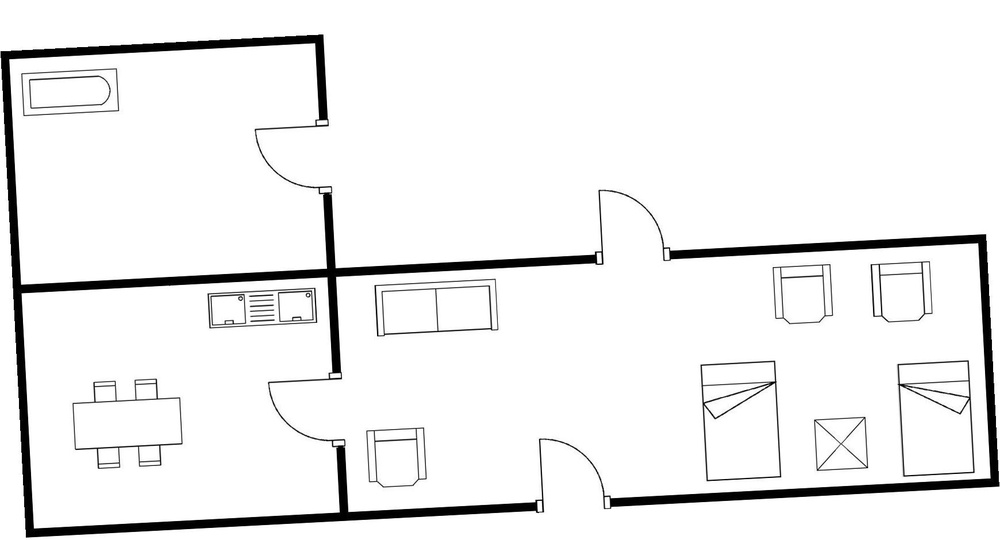
%> input picture Images/images/Cat1_1_3.jpg, 1000 x 540 px, shrunk from 1740 x 940 before the run
$ octave --eval "closing_doors('Images/images/Cat1_1_3.jpg');"   (GNU Octave 9; MATLAB toolbox functions it lacks are replaced by stand-ins)
%> lines starting %> are read from the running program, lines starting %| are printed output that depends on the picture; in (x1, y1, x2, y2) boxes, pixels count from 0 and x2, y2 are one past the last pixel; in counts of white or black regions, pixels touching at a corner belong together; the program's own positions count from 1

function closing_doors(pys)
%> called with pys = 'Images/images/Cat1_1_3.jpg'
%I0 = imread('C:\Users\User\Desktop\wallimage_withnodoor.jpg');
I0=imread(pys)
%> I0 is the input picture: size 540x1000 uint8; min 0, max 255, mean 239.3
I=im2bw(I0)
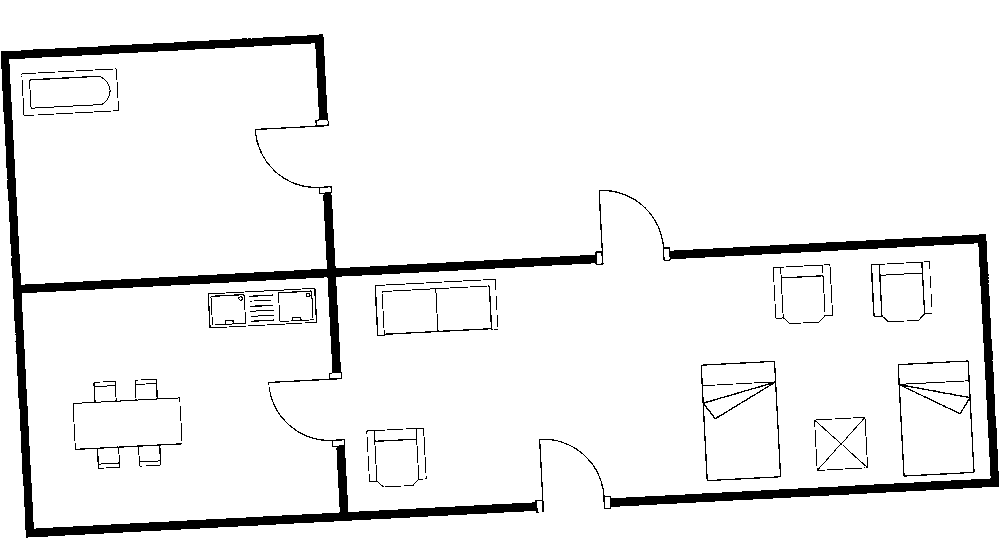
%> I: size 540x1000 logical; 93.9% white; 106 black regions (71 under 20 px), largest, box (x1, y1, x2, y2) and area: (1, 34, 999, 538) 27811, (701, 361, 781, 481) 726, (898, 360, 975, 477) 710
e=ones(1,180);
A=imclose(imclose(~I,e),e.');
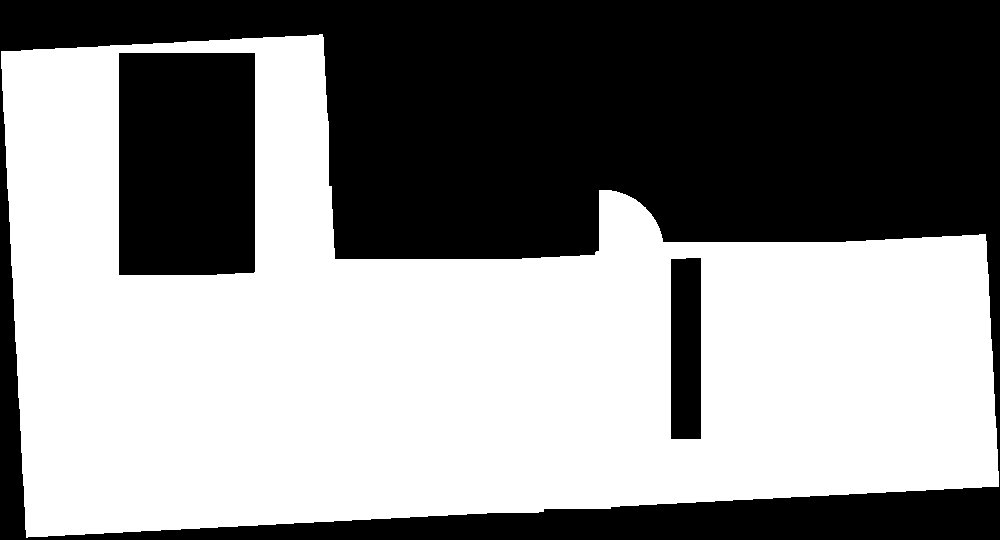
%> A: size 540x1000 logical; 54% white; 3 black regions, box (x1, y1, x2, y2) and area: (0, 0, 1000, 540) 212997, (119, 53, 255, 275) 30133, (671, 258, 701, 439) 5415
C1=imfill(A,'holes')&~A;
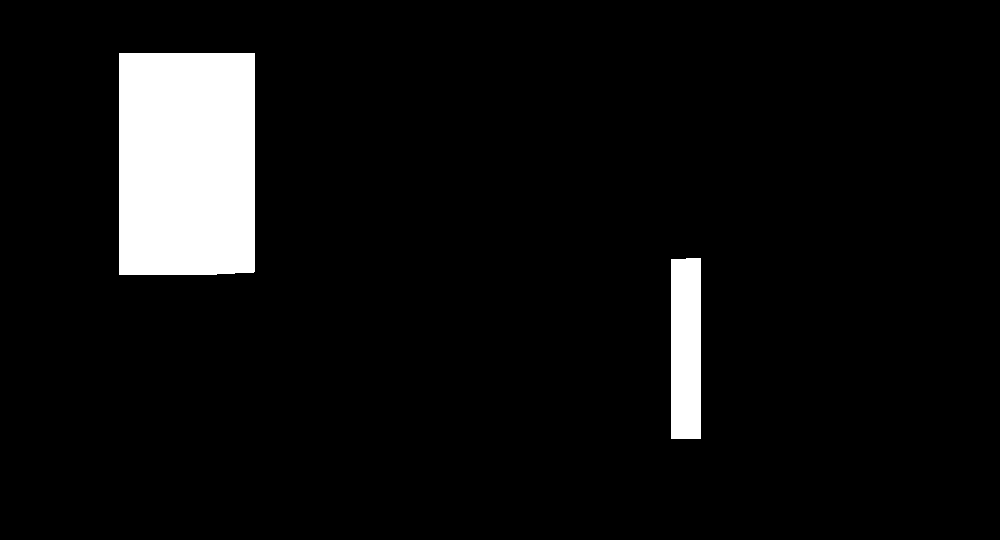
%> C1: size 540x1000 logical; 6.6% white; 2 white regions, box (x1, y1, x2, y2) and area: (119, 53, 255, 275) 30133, (671, 258, 701, 439) 5415

I=C1
% [47 lines of commented-out code are left out]


[L,n] = bwlabel(I);
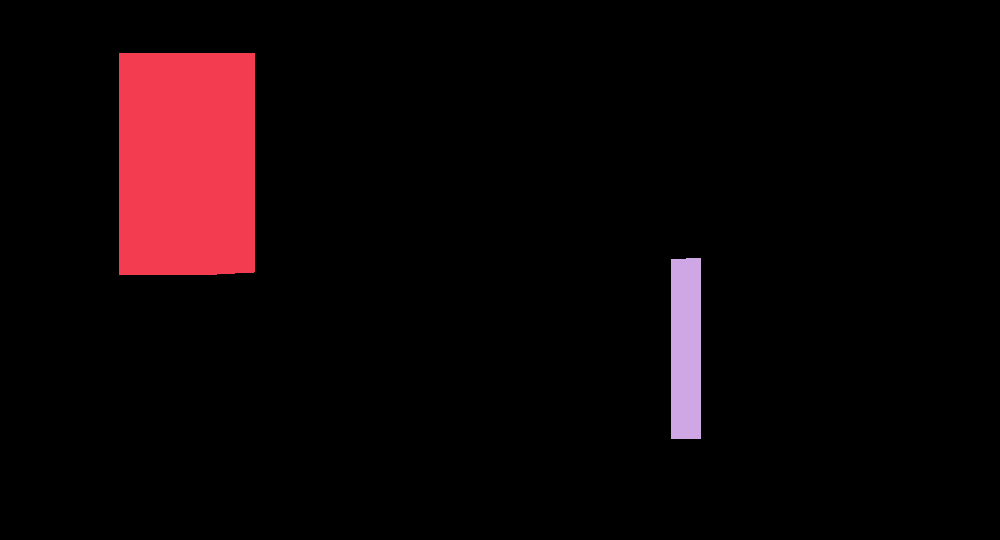
%> L: size 540x1000 double; 3 distinct labels, from 0 to 2; one colour per label, 0 black
%> n = 2
reg=regionprops(I>0,'PixelIdxList');
%> reg = 2 items
B=false(size(I));
for ii = 1:n
    I = L == ii;


    B(reg(ii).PixelIdxList)=1;

    imshow(B)


    %imshow(I)
    corners = pgonCorners(I,4,360);
% [32 lines not run here, left out]
function corners = pgonCorners(BW,k,N)
%Method of detecting the corners in a binary image of a convex polygon with
%a known number of vertices. Uses a linear programming approach.
%
%   corners = pgonCorners(BW,k)
%   corners = pgonCorners(BW,k,N)
%
%IN:
%
%    BW: Input binary image
%     k: Number of vertices to search for.
%     N: Number of angular samples partitioning the unit circle (default=360).
%        Affects the resolution of the search.
%
%OUT:
%
%   corners: Detected corners in counter-clockwise order as a k x 2 matrix.
   if nargin<3, N=360; end

    theta=linspace(0,360,N+1); theta(end)=[];
    IJ=bwboundaries(BW);
    IJ=IJ{1};
    centroid=mean(IJ);
    IJ=IJ-centroid;

    c=nan(size(theta));

    for i=1:N
        [~,c(i)]=max(IJ*[cosd(theta(i));sind(theta(i))]);
    end

    Ih=IJ(c,1); Jh=IJ(c,2);

    [H,~,~,binX,binY]=histcounts2(Ih,Jh,k);
     bin=sub2ind([k,k],binX,binY);

    [~,binmax] = maxk(H(:),k);

    [tf,loc]=ismember(bin,binmax);

    IJh=[Ih(tf), Jh(tf)];
    G=loc(tf);

    C=splitapply(@(z)mean(z,1),IJh,G);

    [~,perm]=sort( cart2pol(C(:,2),C(:,1)),'descend' );

    corners=C(perm,:)+centroid;
end
end
%> the loop in closing_doors, `for ii = 1:n` made 1 pass
%> centroid in pgonCorners on pass 1: [163.8 187.1]
%> pass 1, in closing_doors, `I = L == ii;`:
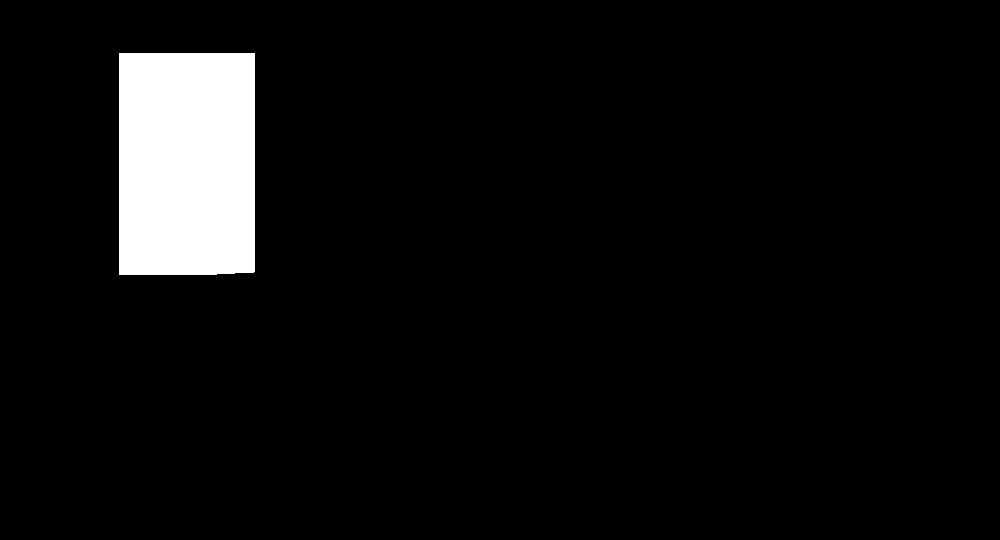
%> I: size 540x1000 logical; 5.6% white; 1 white region, box (x1, y1, x2, y2) and area: (119, 53, 255, 275) 30133
%> (the run ends here)

$ run again, on Images/images/wallforflip.jpg
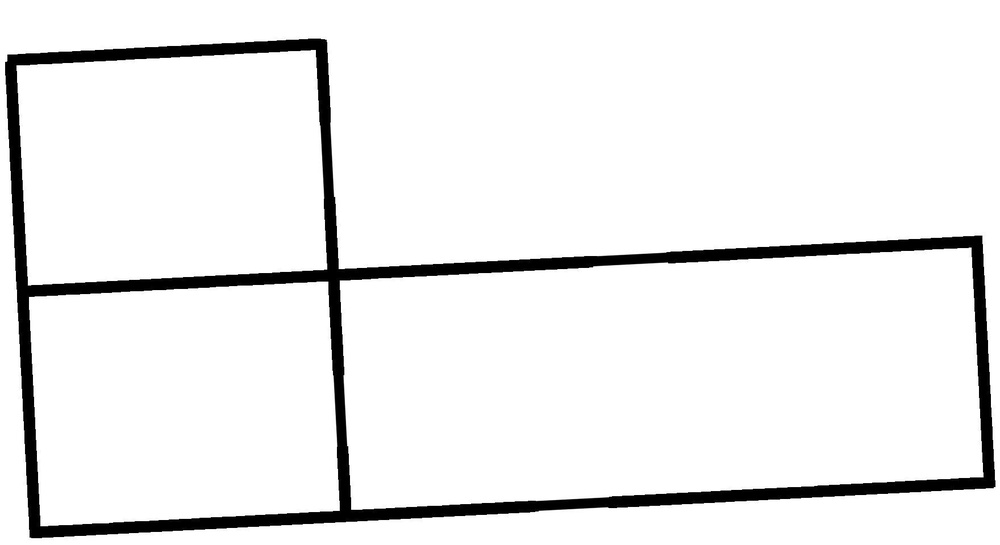
%> input picture Images/images/wallforflip.jpg, 1000 x 545 px, shrunk from 1760 x 960 before the run
%> in closing_doors, I0 is the input picture: size 545x1000 uint8; min 0, max 255, mean 237
%> A: size 545x1000 logical; 9.1% white; 1 white region, box (x1, y1, x2, y2) and area: (5, 39, 995, 538) 49610
%> C1: size 545x1000 logical; 49.6% white; 3 white regions, box (x1, y1, x2, y2) and area: (349, 257, 974, 501) 142145, (38, 291, 331, 517) 65499, (26, 59, 318, 276) 62636
%> in closing_doors, `[L,n] = bwlabel(I);`:
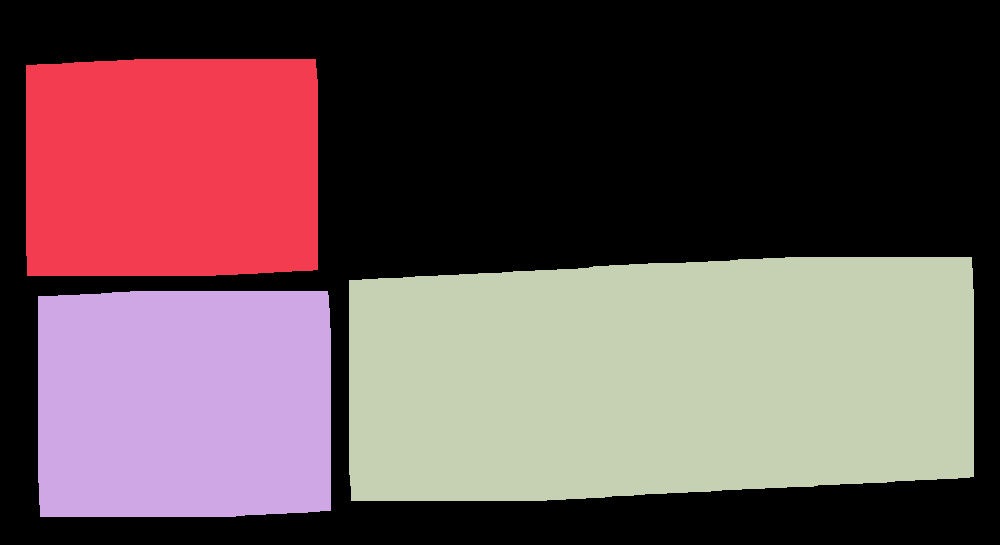
%> L: size 545x1000 double; 4 distinct labels, from 0 to 3; one colour per label, 0 black
%> n = 3
%> reg = 3 items
%> the loop in closing_doors, `for ii = 1:n` made 1 pass
%> centroid in pgonCorners on pass 1: [168.1 172.2]
%> pass 1, in closing_doors, `I = L == ii;`:
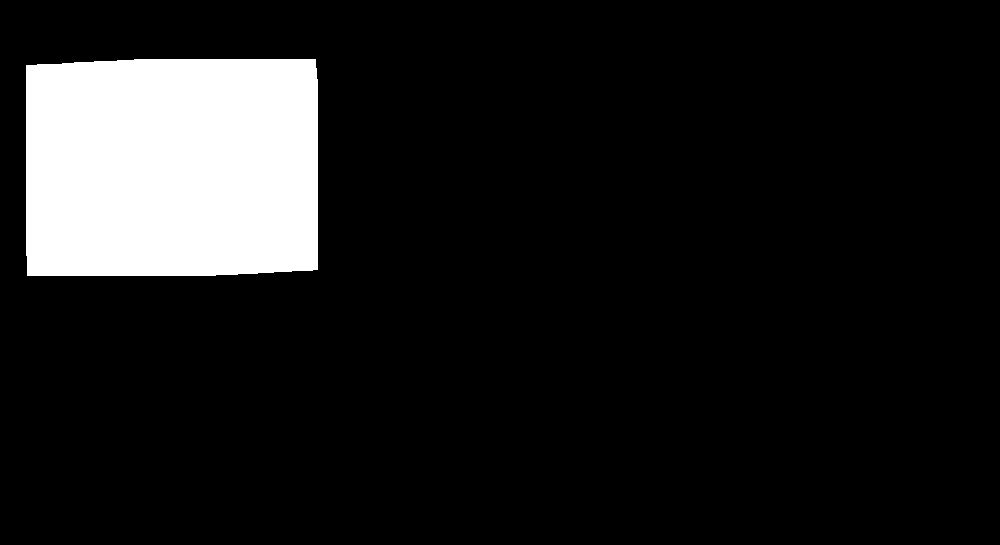
%> I: size 545x1000 logical; 11.5% white; 1 white region, box (x1, y1, x2, y2) and area: (26, 59, 318, 276) 62636
